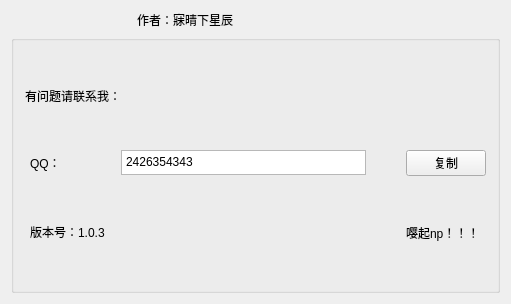
<?xml version="1.0" encoding="UTF-8"?>
<ui version="4.0">
 <class>About</class>
 <widget class="QWidget" name="About">
  <property name="geometry">
   <rect>
    <x>0</x>
    <y>0</y>
    <width>511</width>
    <height>304</height>
   </rect>
  </property>
  <property name="windowTitle">
   <string>关于</string>
  </property>
  <layout class="QGridLayout" name="gridLayout_3">
   <item row="0" column="0">
    <layout class="QGridLayout" name="gridLayout_2">
     <item row="0" column="1">
      <widget class="QLabel" name="label_3">
       <property name="text">
        <string>作者：寐晴下星辰</string>
       </property>
      </widget>
     </item>
     <item row="0" column="0">
      <widget class="QLabel" name="label">
       <property name="maximumSize">
        <size>
         <width>120</width>
         <height>120</height>
        </size>
       </property>
       <property name="text">
        <string/>
       </property>
       <property name="textFormat">
        <enum>Qt::AutoText</enum>
       </property>
       <property name="pixmap">
        <pixmap resource="qtmyredcar.qrc">:/QtMyRedCar/author</pixmap>
       </property>
       <property name="scaledContents">
        <bool>true</bool>
       </property>
      </widget>
     </item>
     <item row="1" column="0" colspan="2">
      <widget class="QGroupBox" name="groupBox">
       <property name="title">
        <string/>
       </property>
       <layout class="QGridLayout" name="gridLayout" columnstretch="1,0,20,0,0,0">
        <property name="sizeConstraint">
         <enum>QLayout::SetDefaultConstraint</enum>
        </property>
        <property name="leftMargin">
         <number>11</number>
        </property>
        <property name="topMargin">
         <number>0</number>
        </property>
        <property name="rightMargin">
         <number>11</number>
        </property>
        <property name="bottomMargin">
         <number>0</number>
        </property>
        <property name="spacing">
         <number>0</number>
        </property>
        <item row="2" column="0">
         <widget class="QLabel" name="label_4">
          <property name="maximumSize">
           <size>
            <width>50</width>
            <height>25</height>
           </size>
          </property>
          <property name="styleSheet">
           <string notr="true">font: 14pt &quot;AcadEref&quot;;</string>
          </property>
          <property name="text">
           <string notr="true">QQ：</string>
          </property>
          <property name="margin">
           <number>0</number>
          </property>
          <property name="indent">
           <number>5</number>
          </property>
         </widget>
        </item>
        <item row="1" column="0">
         <widget class="QLabel" name="label_2">
          <property name="maximumSize">
           <size>
            <width>120</width>
            <height>25</height>
           </size>
          </property>
          <property name="text">
           <string>有问题请联系我：</string>
          </property>
         </widget>
        </item>
        <item row="2" column="5">
         <widget class="QPushButton" name="copy">
          <property name="text">
           <string>复制</string>
          </property>
         </widget>
        </item>
        <item row="3" column="5">
         <widget class="QLabel" name="label_5">
          <property name="maximumSize">
           <size>
            <width>16777215</width>
            <height>25</height>
           </size>
          </property>
          <property name="text">
           <string>嘤起np！！！</string>
          </property>
         </widget>
        </item>
        <item row="2" column="3">
         <spacer name="horizontalSpacer">
          <property name="orientation">
           <enum>Qt::Horizontal</enum>
          </property>
          <property name="sizeHint" stdset="0">
           <size>
            <width>40</width>
            <height>20</height>
           </size>
          </property>
         </spacer>
        </item>
        <item row="2" column="2">
         <widget class="QTextBrowser" name="mage">
          <property name="maximumSize">
           <size>
            <width>12222</width>
            <height>25</height>
           </size>
          </property>
          <property name="verticalScrollBarPolicy">
           <enum>Qt::ScrollBarAlwaysOff</enum>
          </property>
          <property name="html">
           <string>&lt;!DOCTYPE HTML PUBLIC &quot;-//W3C//DTD HTML 4.0//EN&quot; &quot;http://www.w3.org/TR/REC-html40/strict.dtd&quot;&gt;
&lt;html&gt;&lt;head&gt;&lt;meta name=&quot;qrichtext&quot; content=&quot;1&quot; /&gt;&lt;style type=&quot;text/css&quot;&gt;
p, li { white-space: pre-wrap; }
&lt;/style&gt;&lt;/head&gt;&lt;body style=&quot; font-family:'SimSun'; font-size:9pt; font-weight:400; font-style:normal;&quot;&gt;
&lt;p style=&quot; margin-top:0px; margin-bottom:0px; margin-left:0px; margin-right:0px; -qt-block-indent:0; text-indent:0px;&quot;&gt;2426354343&lt;/p&gt;&lt;/body&gt;&lt;/html&gt;</string>
          </property>
         </widget>
        </item>
        <item row="3" column="0">
         <widget class="QTextBrowser" name="textBrowser">
          <property name="maximumSize">
           <size>
            <width>200</width>
            <height>30</height>
           </size>
          </property>
          <property name="styleSheet">
           <string notr="true">background:rgba(0,255,255,0);</string>
          </property>
          <property name="verticalScrollBarPolicy">
           <enum>Qt::ScrollBarAlwaysOff</enum>
          </property>
          <property name="horizontalScrollBarPolicy">
           <enum>Qt::ScrollBarAlwaysOff</enum>
          </property>
          <property name="html">
           <string>&lt;!DOCTYPE HTML PUBLIC &quot;-//W3C//DTD HTML 4.0//EN&quot; &quot;http://www.w3.org/TR/REC-html40/strict.dtd&quot;&gt;
&lt;html&gt;&lt;head&gt;&lt;meta name=&quot;qrichtext&quot; content=&quot;1&quot; /&gt;&lt;style type=&quot;text/css&quot;&gt;
p, li { white-space: pre-wrap; }
&lt;/style&gt;&lt;/head&gt;&lt;body style=&quot; font-family:'SimSun'; font-size:9pt; font-weight:400; font-style:normal;&quot;&gt;
&lt;p style=&quot; margin-top:0px; margin-bottom:0px; margin-left:0px; margin-right:0px; -qt-block-indent:0; text-indent:0px;&quot;&gt;版本号：1.0.3&lt;/p&gt;&lt;/body&gt;&lt;/html&gt;</string>
          </property>
         </widget>
        </item>
       </layout>
      </widget>
     </item>
    </layout>
   </item>
  </layout>
 </widget>
 <resources>
  <include location="qtmyredcar.qrc"/>
 </resources>
 <connections/>
</ui>
